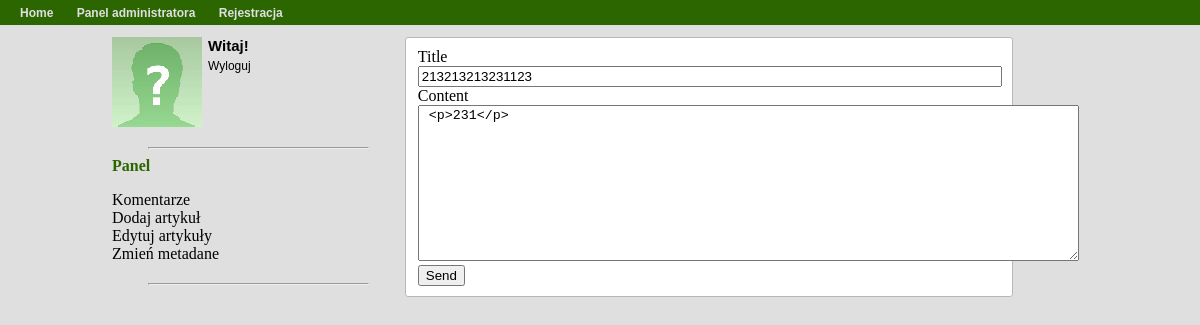
/panel.php?action=edit_article&id=21 (signed in), run on the app's committed database.
### tables this page shows
CREATE TABLE IF NOT EXISTS `info` (
  `id` int(11) NOT NULL,
  `title` text NOT NULL,
  `description` text NOT NULL,
  `keywords` text NOT NULL,
  `menu` text NOT NULL
);

CREATE TABLE IF NOT EXISTS `articles` (
  `id` int(11) NOT NULL AUTO_INCREMENT,
  `title` text NOT NULL,
  `content` text NOT NULL,
  `excerpt` text NOT NULL,
  `author` text NOT NULL,
  `date` timestamp NOT NULL DEFAULT CURRENT_TIMESTAMP,
  `date_pub` date NOT NULL,
  PRIMARY KEY (`id`)
);

### layout.php (called while the page is built, shortened)
<?php
class layout {
    public function getTopAdm() {
        include 'includes/overlay/top_adm.php';
    }
    public function getBottom() {
        include 'includes/overlay/bottom.php';
    }
    static public function getMenu() {
        $query = mysql_query("SELECT `menu` FROM `info` WHERE `id` = '0'");
        return mysql_result($query, 0, 'menu');
    }
}

### core/init.php (called while the page is built, shortened)
<?php
require '\layout.php';
require '\validate.php';
require '\user.php';
require '\articles.php';
if (logged_in() === true) {
    $session_user_id = $_SESSION['user_id'];
    $user_data = user_data($session_user_id, 'user_id', 'username', 'password', 'first_name', 'last_name', 'email');
}
function logged_in() {
    return (isset($_SESSION['user_id'])) ? true : false;
}
function user_data($user_id) {
    $user_id = (int) $user_id;
    $func_num_args = func_num_args();
    $func_get_args = func_get_args();
    if ($func_num_args > 1) {
        unset($func_get_args[0]);
        $fields = '`' . implode('`, `', $func_get_args) . '`';
        $data = mysql_fetch_assoc(mysql_query("SELECT $fields FROM `users` WHERE `user_id` = $user_id"));
        return $data;
    }
}

### validate.php (called while the page is built, shortened)
<?php
function sanitize($data) {
    return mysql_real_escape_string($data);
}

### user.php (called while the page is built, shortened)
<?php
class user {
    static public function user_moderator($username) {
        $username = sanitize($username);
        $query = mysql_query("SELECT COUNT(`user_id`) FROM `users` WHERE `username` = '$username' AND `moderator` = 1");
        return (mysql_result($query, 0) == 1) ? true : false;
    }
}

### articles.php (called while the page is built, shortened)
<?php
function title_from_id($article_id) {
    $article_id = sanitize($article_id);
    $query = mysql_query("SELECT `title` FROM `articles` WHERE `id` = '$article_id'");
    return mysql_result($query, 0, 'title');
}
function content_from_id($article_id) {
    $article_id = sanitize($article_id);
    $query = mysql_query("SELECT `content` FROM `articles` WHERE `id` = '$article_id'");
    return mysql_result($query, 0, 'content');
}
?>

### panel.php (the view, shortened to what this page needs)
<?php
include 'core\init.php';
$layout = new layout();
$layout->getTopAdm();
if (user::user_moderator($user_data['username']) == true) {
echo "<div class='news'>";
if ($_GET['succes']) {
    echo "<h3 class='news_title'>Pomyślne wykonanie akcji</h3>";
} else if ($_GET['action'] == "edit_article" && isset($_GET['id'])) {
    if (isset($_GET['succes']) && empty($_GET['succes'])) {
        echo 'You\'ve editted article!';
    } else if (empty($errors) === false) {
        echo output_errors($errors);
    } else {
        ?>
        <form method="post" action="" name="edit_article">
            <li>
                Title<br>
                <input type="text" name="title" style="width: 99%;" value="<?php echo title_from_id($_GET['id']); ?>"/>
            </li>
            <li>
                Content<br>
                <textarea class="ckeditor" cols="80" name="content" rows="10"> <?php echo content_from_id($_GET['id']) ?> </textarea>
            </li>
    <li>
        <input type="submit" value="Send"/>
    </li>
</form>
<?php
}
} else if ($_GET['action'] == "comments") {
     if (isset($_POST)) {
        active_comment($_POST);
    }
    ?>
        <script type="text/javascript">
            function AlertIt() {
                var answer = confirm ("Czy napewno chcesz usunąć wszystkie nieaktywowane komentarze?")
                if (answer)
                window.location="delete_all_comments.php";
            }
        </script>
    <?php
    echo "<h3 class='news_title'>Komentarze do zatwierdzenia</h3>";
    $result = mysql_query("SELECT MAX(id) as id FROM comments WHERE active = '0'");
    $row = mysql_fetch_array($result, MYSQL_ASSOC);
    $id = $row["id"];
    if ($id != 0) {
        echo "<form name='comment_update' action='active_comments.php' method='post'>";
        for ($i = $id; $i > 0; $i--) {
            $result = mysql_query("SELECT author, content, date, id, article_id FROM comments WHERE id=" . $i . " AND active = '0'");
            while ($row = mysql_fetch_array($result, MYSQL_NUM)) {
                echo("
                     <div class='news_comment'>
                            <p class='comment_author'>$row[0]</p>
                            <p class='comment_date'>$row[2]</p>
                            <div class='comment_content'> $row[1] </div>
                            <li> <input type='radio' name='$row[3]' value='$row[3]'>Zatwierdź</li>
                            <hr class='comment_separate' />
                        </div>
                        ");
            }
            mysql_free_result($result);
        }
        echo "<input type='submit' value='Submit'/> </form>";
        echo "<a href='javascript:AlertIt();'> <button type='button'>Usuń wszystkie niezatwierdzone</button> </a>";
    } else {
        echo "Nie ma żadnych komentarzy do zatwierdzenia";
    }
} else if ($_GET['action'] == "meta") {
    if(isset($_GET['title']) && isset($_GET['description']) && isset($_GET['keywords'])) {
            echo "<h3 class='news_title'>Zaktualizowałeś metadane (prawie)</h3>";
    } else {
?>
        <h3 class='news_title'>Metadane</h3>
        <form action="meta_update.php" method="get">
            <ul>
                <li> Tytuł: <input type="text" name="title" value="<?php echo layout::getTitle(); ?>" /> </li>
                <li> Opis: <input type="text" name="description" value="<?php echo layout::getDescription(); ?>" /> </li>
                <li> Słowa kluczowe: <input type="text" name="keywords" value="<?php echo layout::getKeywords(); ?>" /> </li>
                <input type="hidden" name="action" value="meta">
                <li> <input type="submit" value="Aktualizuj"/>  </li>
            </ul>
        </form>
<?php
    }
} else if ($_GET['action'] == "edit_articles_adm") {
    $result = mysql_query("SELECT MAX(id) as id FROM articles");
    $row = mysql_fetch_array($result, MYSQL_ASSOC);
    $id = $row["id"];
    echo "<h3 class='news_title'>Artykuły</h3>";
    echo "<ul>";
    for ($i = $id; $i > 0; $i--) {
        $result = mysql_query("SELECT id, title, content, excerpt, author, date FROM articles WHERE id=" . $i);
        while ($row = mysql_fetch_array($result, MYSQL_NUM)) {
            echo "<li style='list-style-type: square;'><a href='panel.php?action=edit_article&id=$row[0]'> $row[1] </a> </li>";
        }
    }
    echo "</ul>";
}
echo "</div>";
} else {
    echo "<div class='news'>";
    $errors[] = 'Nie masz na to pozwolenia.';
    echo output_errors($errors);
    echo "</div>";
}

### includes/nav.php (shortened to what this page needs)
<nav>
    <?php echo layout::getMenu() ?>
</nav>

### styles/style.css (style rules this page uses)
body { margin: 0 0 0 0; background-color: #dfdfdf; }
nav { min-height: 25px; min-width: 100%; background-color: #2b6600; }
li { list-style-type: none; }
a { text-decoration: none; color:inherit; }
#nav_ul { margin-top: 3px; float: left; -webkit-padding-start: 0px; width: 90%; }
#nav_li { font-size: 12px; display: inline; font-family: verdana, arial, sans-serif; margin-left: 20px; color: #dfdfdf; font-weight: bold; }
.news { background-color: #ffffff; width: 582px; border-radius: 3px; border: solid #b8b8b8 1px; padding-left: 12px; padding-right: 12px; padding-top: 10px; margin-bottom: 8px; padding-bottom: 5px; padding-bottom: 10px; }

### data on the page
info: menu "Home Panel administratora Rejestracja"
articles: title "213213213231123", content "<p>231</p>"
